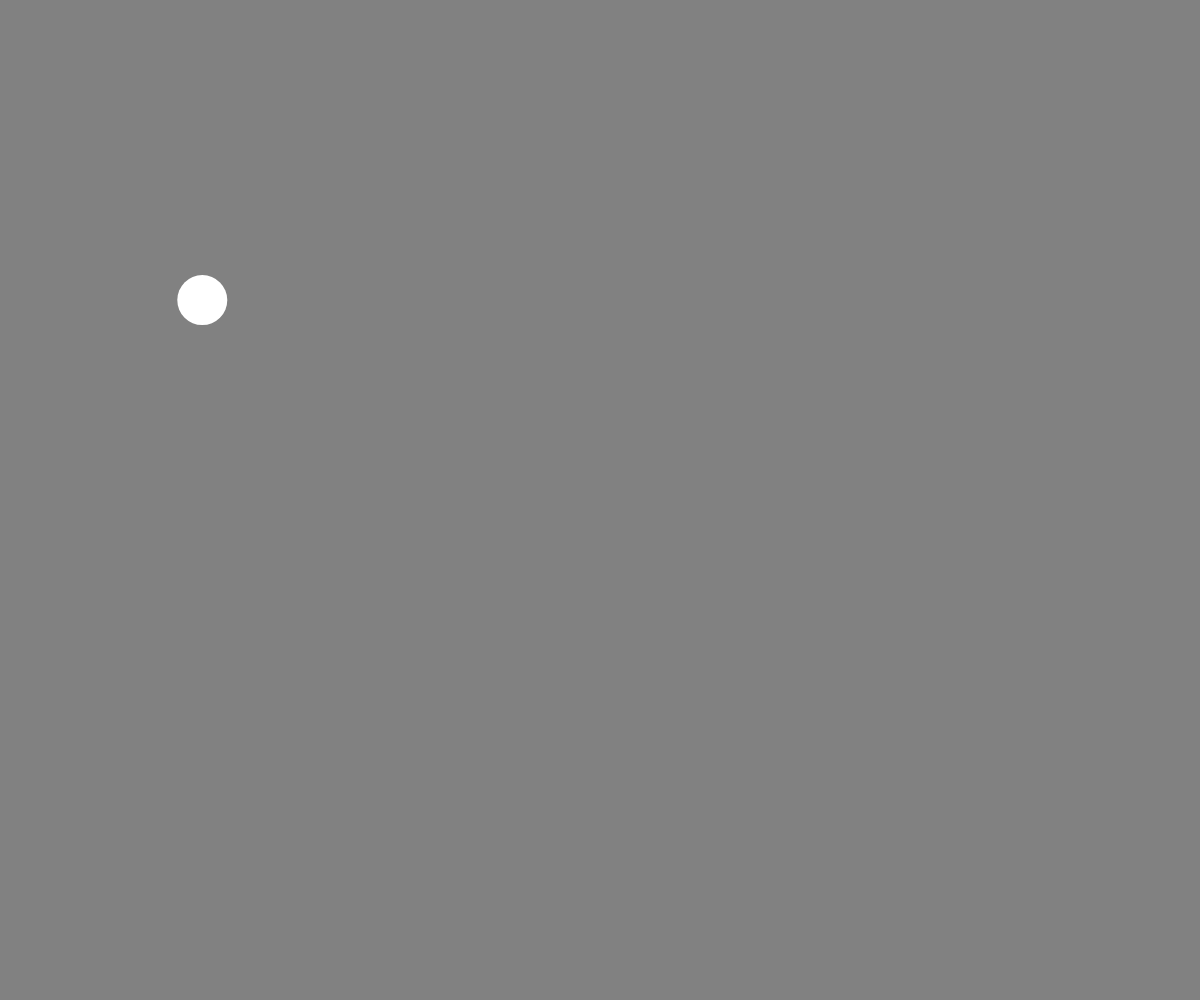
Frame 1 (no input)
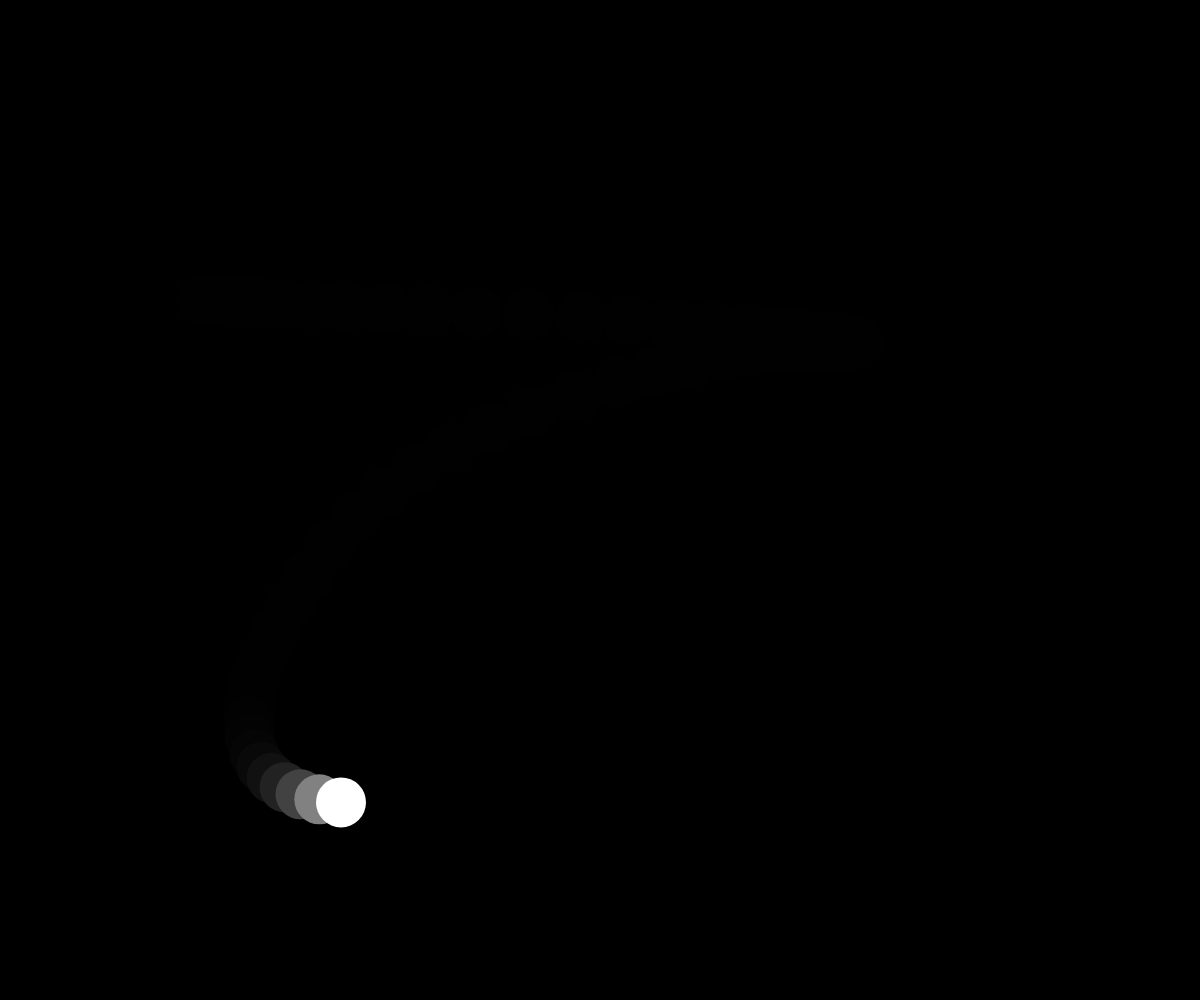
Frame 60 (no input)
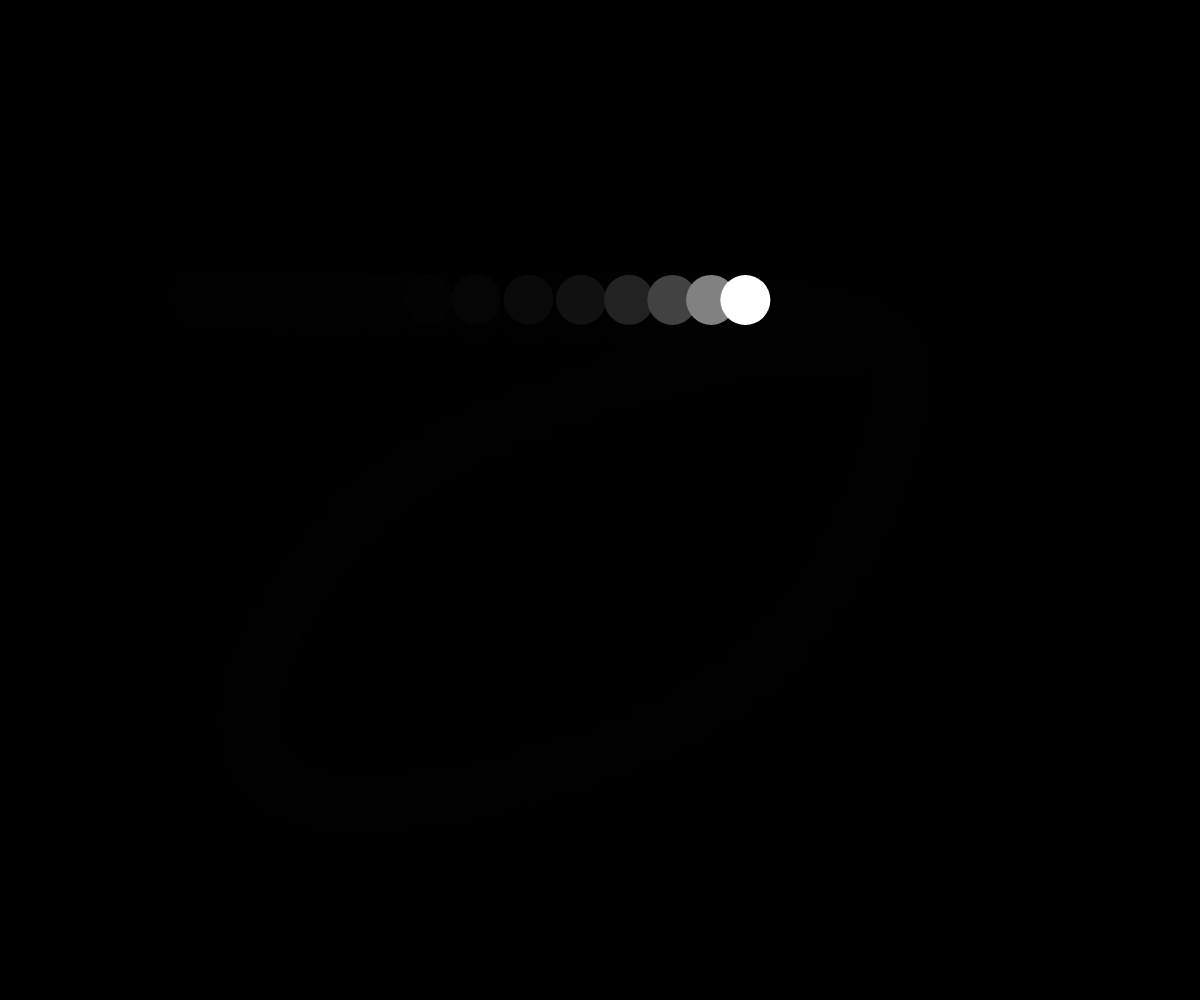
Frame 120 (the mouse pressed at the canvas centre since frame 60)

The p5.js sketch that drew these frames (run headless with seeded random() and noise() and a simulated clock; from frame 60 on, the mouse is pressed at the canvas centre):

// p5.js sketch
// ── sketch.js
let a = {
  x: 200,
  y: 300,
};
let x;
let tl;
function setup() {
  createCanvas(windowWidth, windowHeight);
  tl = new Timeline();
  // pass new prop an object, with key, and animation. in library instead of using the local variable, jsut write directly to reference.
  // create objects for properties we wanna animate
  frameRate(30);
  // add keyframes
  let pp = new PropKeyframes(a, "x", [
    [random(0, width), 800],
    [random(0, width), 900],
    [random(0, width), 1000],
    [200, 600],
  ]);
  let titi = new PropKeyframes(a, "y", [
    [random(0, height), 1000],
    [random(0, height), 1000],
    [random(0, height), 1000],
    [300, 1000],
  ]);

  tl.add(pp).add(titi).animate().loop().setEasing("InOutQuad");
  noStroke();
}

function draw() {
  // update every draw frame
  tl.update();
  background(0, 126);
  fill(255);

  // refer to them in drawing of circle
  circle(a.x, a.y, 50);
}

// ── easings.js
// https://gist.github.com/gre/1650294

const Easings = {
  // no easing, no acceleration
  linear: (t) => t,
  // accelerating from zero velocity
  InQuad: (t) => t * t,
  // decelerating to zero velocity
  OutQuad: (t) => t * (2 - t),
  // acceleration until halfway, then deceleration
  InOutQuad: (t) => (t < 0.5 ? 2 * t * t : -1 + (4 - 2 * t) * t),
  // accelerating from zero velocity
  InCubic: (t) => t * t * t,
  // decelerating to zero velocity
  OutCubic: (t) => --t * t * t + 1,
  // acceleration until halfway, then deceleration
  InOutCubic: (t) =>
    t < 0.5 ? 4 * t * t * t : (t - 1) * (2 * t - 2) * (2 * t - 2) + 1,
  // accelerating from zero velocity
  InQuart: (t) => t * t * t * t,
  // decelerating to zero velocity
  OutQuart: (t) => 1 - --t * t * t * t,
  // acceleration until halfway, then deceleration
  InOutQuart: (t) => (t < 0.5 ? 8 * t * t * t * t : 1 - 8 * --t * t * t * t),
  // accelerating from zero velocity
  InQuint: (t) => t * t * t * t * t,
  // decelerating to zero velocity
  OutQuint: (t) => 1 + --t * t * t * t * t,
  // acceleration until halfway, then deceleration
  InOutQuint: (t) =>
    t < 0.5 ? 16 * t * t * t * t * t : 1 + 16 * --t * t * t * t * t,
};

// ── prop.js
class Prop {
  constructor(start, end, duration, easing = "InOutQuad") {
    this.isActive = false;
    this.isLooping = false;
    this.keyframes = []; // all the keyframes are stored here
    this.currentValue = 0; // the value of the property, constantly changing every update
    this.elapsedTime = 0; // elapsed time after start of each animation, on completion of an animation this is set to 0

    this.activeMotion = 0; // holds the index of current keyframe

    // initialise the first keyframe
    this.keyframes.push({
      start: start,
      end: end,
      duration: duration,
      easing: easing,
    });
    console.log(this.keyframes);
  }

  animate() {
    this.isActive = true;
  }

  // interpolate based on easing function. If easing function doesn't exist, use linear
  interpolation(start, end, amt, easing) {
    let easingFunction = !(easing in Easings)
      ? Easings["linear"]
      : Easings[easing];
    return easingFunction(amt) * (end - start) + start;
  }

  update() {
    if (!this.runChecks()) return;

    // add time to elapsed time
    this.elapsedTime += deltaTime;

    // update the animation
    this.currentValue = this.calculate(this.keyframes[this.activeMotion]);
  }
  runChecks() {
    // RUN ALL THE CHECKS
    // x - x - x

    // check if need to update at all, or if need to stop
    if (!this.isActive) return false;
    // set motion as current keyframe
    let motion = this.keyframes[this.activeMotion];
    // check if elapsed time is more than animation duration
    if (this.elapsedTime >= motion.duration) {
      // check which keyframe we are at, if there is more after this, continue, else stop
      if (this.activeMotion < this.keyframes.length - 1) {
        this.activeMotion++;
        this.elapsedTime = 0;
      } else {
        // animation has ended, if not looping end it.
        if (this.isLooping) {
          this.activeMotion = 0;
          this.elapsedTime = 0;
        } else this.isActive = false;
        return false;
      }
    }
    return true;
  }
  calculate(motion) {
    // do all calculations
    let progress = this.elapsedTime / motion.duration;
    let start = motion.start;
    let end = motion.end;
    let easing = motion.easing;
    return this.interpolation(start, end, progress, easing);
  }
  add(end, duration, easing = "InOutQuad") {
    this.keyframes.push({
      start: this.keyframes[this.keyframes.length - 1].end,
      end: end,
      duration: duration,
      easing: easing,
      complete: false,
    });
    return this;
  }

  loop() {
    this.isLooping = true;
  }

  val() {
    return this.currentValue;
  }
  setEasing(easing) {
    for (const x of this.keyframes) {
      x.easing = easing;
    }
  }
}

class PropObject extends Prop {
  constructor(obj, key, end, duration, easing = "InOutQuad") {
    super(obj[key], end, duration, easing);
    this.obj = obj;
    this.key = key;
  }
  update() {
    if (!this.runChecks()) return;

    // add time to elapsed time
    this.elapsedTime += deltaTime;

    // update the animation
    this.obj[this.key] = this.calculate(this.keyframes[this.activeMotion]);
  }
}

class PropKeyframes extends Prop {
  constructor(obj, key, keyframes, easing = "InOutQuad") {
    super(obj[key], keyframes[0][0], keyframes[0][1], easing);
    this.obj = obj;
    this.key = key;
    for (let i = 1; i < keyframes.length; i++) {
      this.add(keyframes[i][0], keyframes[i][1], easing);
    }
  }
  update() {
    if (!this.runChecks()) return;

    // add time to elapsed time
    this.elapsedTime += deltaTime;

    // update the animation
    this.obj[this.key] = this.calculate(this.keyframes[this.activeMotion]);
  }
}

// ── timeline.js
class Timeline {
  constructor() {
    this.props = [];
  }
  add(prop) {
    this.props.push(prop);
    return this;
  }
  loop() {
    for (const x of this.props) {
      x.loop();
    }
    return this;
  }
  animate() {
    for (const x of this.props) {
      x.animate();
    }
    return this;
  }
  setEasing(easing) {
    for (const x of this.props) {
      x.setEasing(easing);
    }
  }
  update() {
    for (const x of this.props) {
      x.update();
    }
    return this;
  }
}
